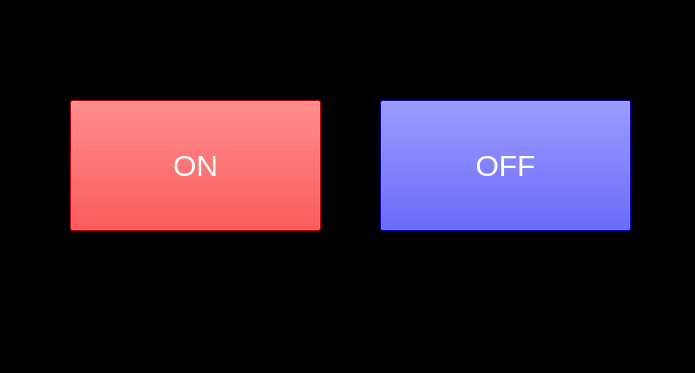
<?xml version="1.0" encoding="UTF-8"?>
<ui version="4.0">
 <class>LED_Control</class>
 <widget class="QMainWindow" name="LED_Control">
  <property name="geometry">
   <rect>
    <x>0</x>
    <y>0</y>
    <width>695</width>
    <height>373</height>
   </rect>
  </property>
  <property name="windowTitle">
   <string>MainWindow</string>
  </property>
  <property name="styleSheet">
   <string notr="true">background-color: black;
</string>
  </property>
  <widget class="QWidget" name="centralwidget">
   <widget class="QPushButton" name="pushButton">
    <property name="geometry">
     <rect>
      <x>70</x>
      <y>100</y>
      <width>251</width>
      <height>131</height>
     </rect>
    </property>
    <property name="styleSheet">
     <string notr="true">background-color: red;
color: white;
font: 30px;</string>
    </property>
    <property name="text">
     <string>ON</string>
    </property>
   </widget>
   <widget class="QPushButton" name="pushButton_2">
    <property name="geometry">
     <rect>
      <x>380</x>
      <y>100</y>
      <width>251</width>
      <height>131</height>
     </rect>
    </property>
    <property name="styleSheet">
     <string notr="true">background-color: blue;
color: white;
font: 30px;</string>
    </property>
    <property name="text">
     <string>OFF</string>
    </property>
   </widget>
  </widget>
  <widget class="QMenuBar" name="menubar">
   <property name="geometry">
    <rect>
     <x>0</x>
     <y>0</y>
     <width>695</width>
     <height>21</height>
    </rect>
   </property>
  </widget>
  <widget class="QStatusBar" name="statusbar"/>
 </widget>
 <resources/>
 <connections/>
</ui>
